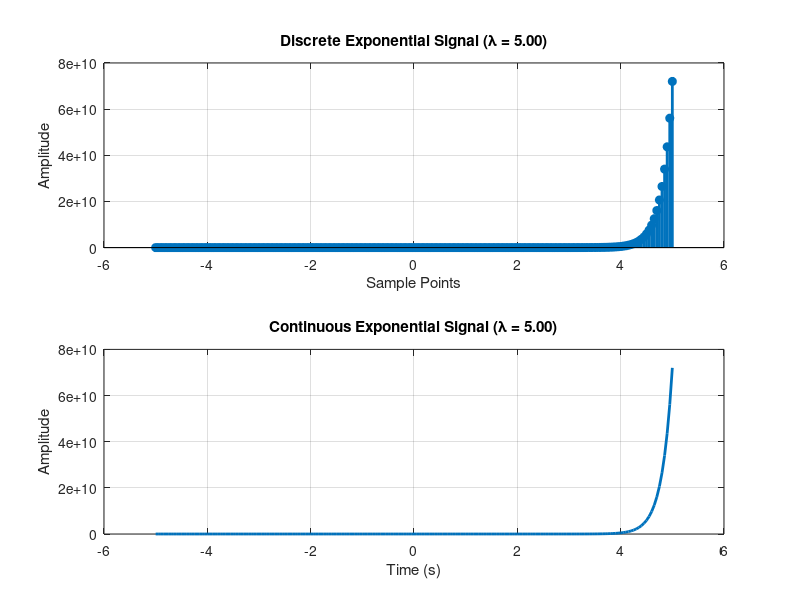

The MATLAB source for this figure:
% GENERATION OF EXPONENTIAL SIGNAL

clc;

clf;



% User input for signal range and exponential factor

n1 = input("Enter the starting point of the signal: n_start = ");

n2 = input("Enter the ending point of the signal: n_end = ");

lambda = input("Enter the exponential growth/decay factor: ");



% Define sample points for discrete signal

sample_points = -n1:0.05:n2;

amplitude = exp(lambda * sample_points) .* (sample_points >= 0);



% Subplot for discrete exponential signal

subplot(2, 1, 1); 

stem(sample_points, amplitude, 'filled', 'LineWidth', 2);

xlabel("Sample Points");

ylabel("Amplitude");

title(sprintf("Discrete Exponential Signal (\\lambda = %.2f)", lambda));

grid on;



% Subplot for continuous exponential signal

subplot(2, 1, 2);

plot(sample_points, amplitude, 'LineWidth', 2);

xlabel("Time (s)");

ylabel("Amplitude");

title(sprintf("Continuous Exponential Signal (\\lambda = %.2f)", lambda));

grid on;
